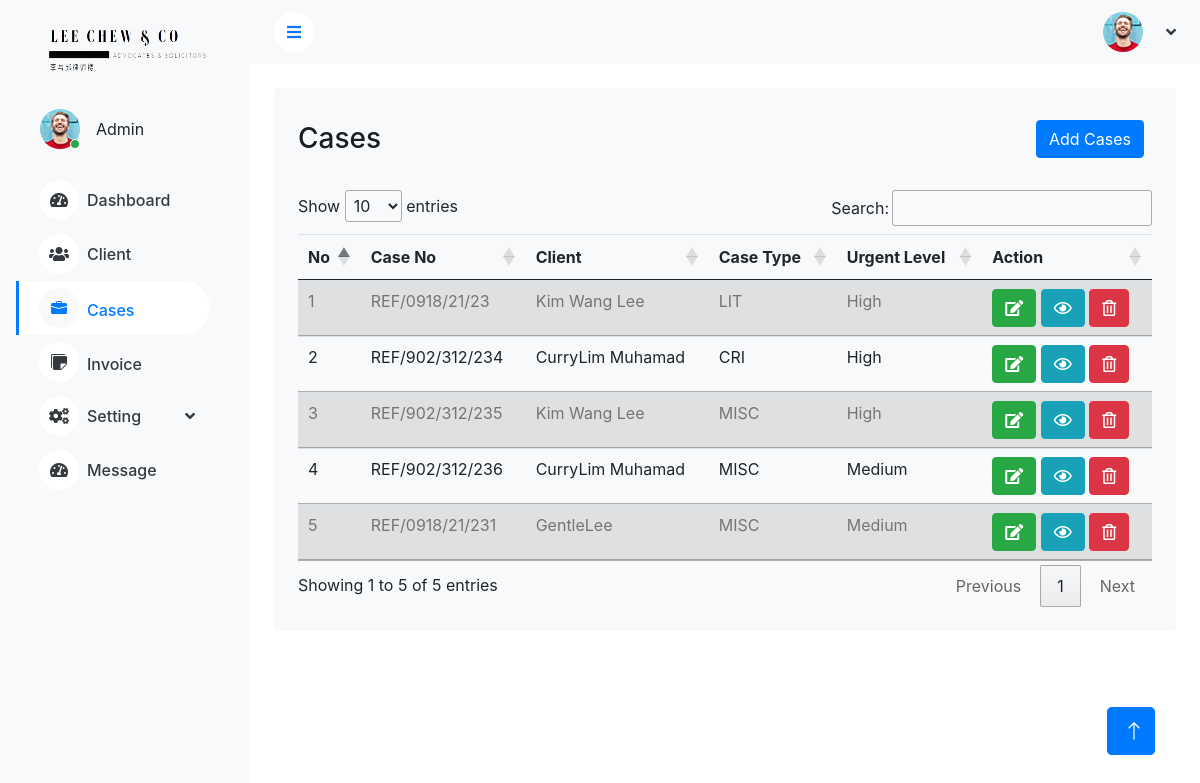
The app's page /list_case/, older data.
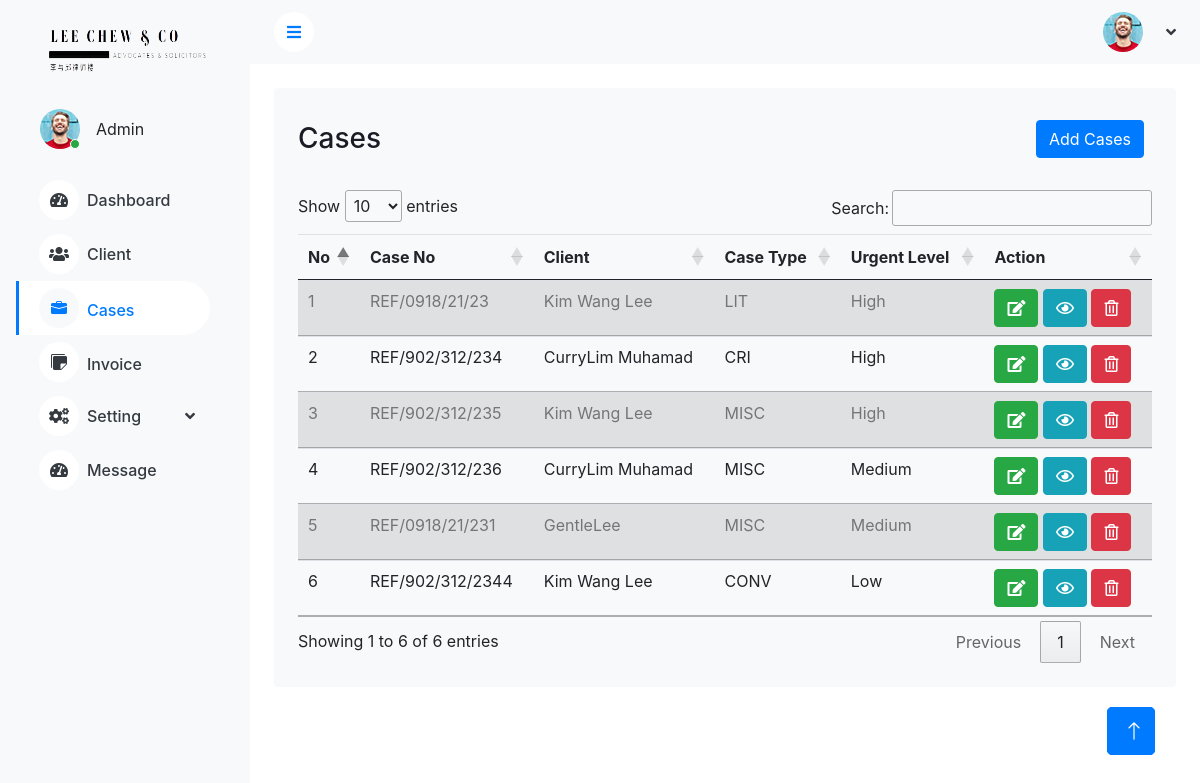
The same page, newer data.
### myadmin/models.py (models this page shows, shortened)
class Case(models.Model):
    CASE_TYPE = [
    ('MISC','MISC'),
    ('CRI','CRI'),
    ('LIT','LIT'),
    ('CONV','CONV'),
    ]
    ref_no = models.CharField(max_length=255, unique=True)
    client_role = models.ForeignKey(ClientRole, on_delete=models.CASCADE)
    clients = models.ForeignKey(ClientRecord,on_delete=models.CASCADE)
    respondent_name = models.CharField(max_length=255,blank=True)
    respondent_advocate = models.CharField(max_length=255,blank=True)
    case_type = models.CharField(max_length=255, choices=CASE_TYPE)
    case_description = models.TextField(blank=True)
    sense_of_urgent = models.CharField(max_length=20)
    court_no = models.CharField(max_length=40, blank=True)
    court_type = models.ForeignKey(CourtType, on_delete=models.CASCADE, null=True, blank=True)
    judge_name =  models.CharField(max_length=100, blank=True)
    court_remark = models.TextField(blank=True)
    uniqueId = models.CharField(null=True, blank=True, max_length=100)
    slug = models.SlugField(max_length=500, unique=True, blank=True, null=True)
    date_created = models.DateTimeField(blank=True, null=True)
    last_updated = models.DateTimeField(blank=True, null=True)

class ClientRecord(models.Model):
    GENDER_CHOICE = [("male", "Male"), ("female", "Female"), ("other", "Other")]
    created_at = models.DateTimeField(auto_now_add=True)
    created_by = models.ForeignKey(User, blank=True, on_delete=models.CASCADE, null=True)
    full_name = models.CharField(max_length=100)
    identity = models.CharField(max_length=50, unique=True)
    gender = models.CharField(max_length=10, choices=GENDER_CHOICE)
    phone_number = models.CharField(max_length=50)
    email = models.EmailField()
    address1 = models.CharField(max_length=200)
    address2 = models.CharField(max_length=200, blank=True)
    city = models.CharField(max_length=100)
    postcode = models.CharField(max_length=20)
    state = models.CharField(max_length=100)
    country = models.CharField(max_length=100)
    remark = models.CharField(max_length=500, blank=True,)
    agent_fullname = models.CharField(max_length=100, blank=True)
    agent_ph = models.CharField(max_length=50, blank=True)
    agent_identity = models.CharField(max_length=50, blank=True)
    latitude = models.FloatField(blank=True)
    longitude = models.FloatField(blank=True)
    uniqueId = models.CharField(null=True, blank=True, max_length=100)
    slug = models.SlugField(max_length=500, unique=True, blank=True, null=True)
    date_created = models.DateTimeField(blank=True, null=True)
    last_updated = models.DateTimeField(blank=True, null=True)
    def __str__(self):
        return f"{self.full_name}"

### myadmin/views.py (the view)
# urls.py: path("list_case/", views.list_case, name="list_case"),
def list_case(request, ):
    record = Case.objects.all()
    return render(request, "main/case/list_case.html", { "records": record})

### myadmin/models.py (called while the page is built)
    def __str__(self):
        return f"{self.client_role}"

### myadmin/templates/main/case/list_case.html (shortened to what this page needs)
{% extends "navigation/base.html" %} {% block content %} {% load static %}
<div class="container-fluid pt-4 px-4">
    <div class="bg-light text-center rounded p-4">
        <div class="d-flex align-items-center justify-content-between mb-4">
            <h3 class="mb-0">Cases</h3>
            <a href="{%url 'create_case_view' %}">
                <button type="button" class="btn btn-primary w-30 m-2" data-bs-toggle="modal" data-bs-target="#addCourtTypeModal">
                    Add Cases
                    </button>
            </a>
        </div>
        <div class="table-responsive">
            <table id="caseTable" class="table table-striped table-hover">
                <thead>
                    <tr>
                        <th scope="col">No</th>
                        <th scope="col">Case No</th>
                        <th scope="col">Client</th>
                        <th scope="col">Case Type</th>
                        <th scope="col">Urgent Level</th>
                        <th scope="col">Action</th>
                    </tr>
                </thead>
                <tbody>
                    {% if records %} {% for record in records %}
                    <tr>
                        <td>{{ forloop.counter }}</td>
                        <td>{{ record.ref_no }}</td>
                        <td>{{ record.clients }}</td>
                        <td>{{ record.case_type }}</td>
                        <td>{{ record.sense_of_urgent }}</td>
                        <td>
                            <a href="{%url 'update_case_client' pk=record.id%}">
                                <button class="btn btn-success edit-button">
                                <i class="fas fa-edit"></i>
                            </button>
                            </a>
                            <button type="button" class="btn btn-info view-button" data-record-id="{{ record.id }}" data-bs-toggle="modal" data-bs-target="#viewConfirmationModal{{ record.id }}">
                                <i class="far fa-eye"></i>
                            </button>
                            <button type="button" class="btn btn-danger delete-button" data-record-id="{{ record.id }}" data-bs-toggle="modal" data-bs-target="#deleteConfirmationModal">
                                <i class="far fa-trash-alt"></i>
                            </button>
                        </td>
                    </tr>
                    {% endfor %} {% endif %}
                </tbody>
            </table>
        </div>
    </div>
    <a href="# " class="btn btn-lg btn-primary btn-lg-square back-to-top "></a>
</div>
</body>
</html>
{%endblock%}

Row changes from the older to the newer data that the page shows:
added Case: ref_no "REF/902/312/2344", clients "Kim Wang Lee", case_type "CONV", sense_of_urgent "Low"
Text that changed along with them:
text written by a page script: "Show entries Search: Showing 1 to 5 of 5 entries Previous 1 Next" → "Show entries Search: Showing 1 to 6 of 6 entries Previous 1 Next"
